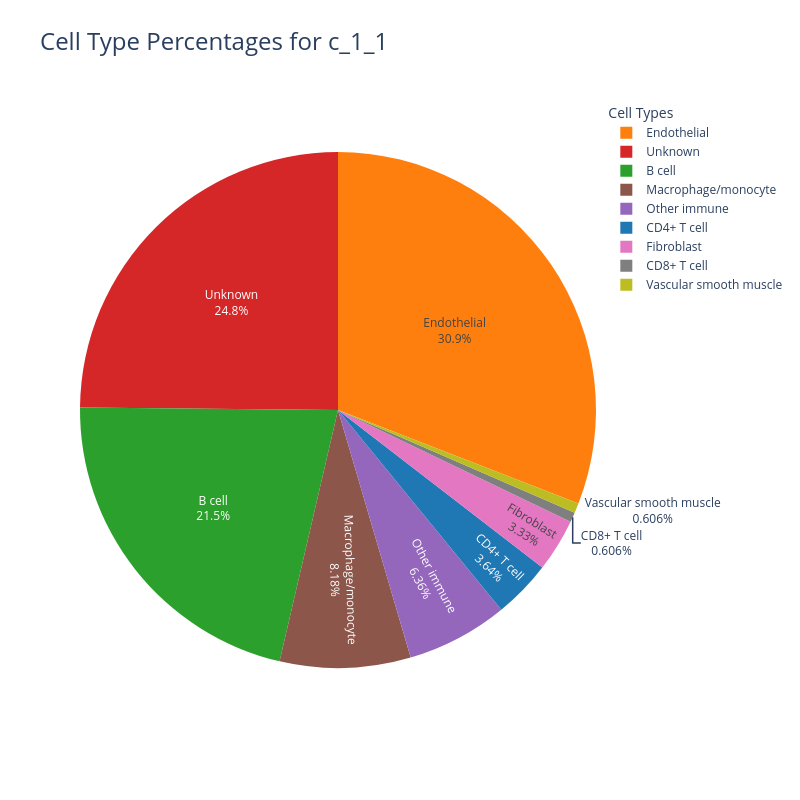
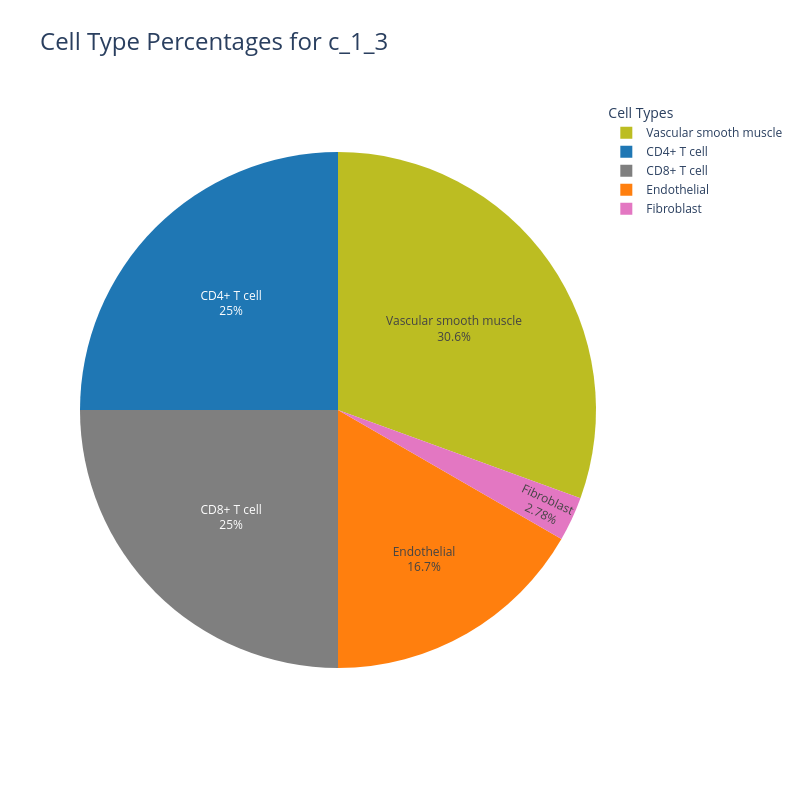
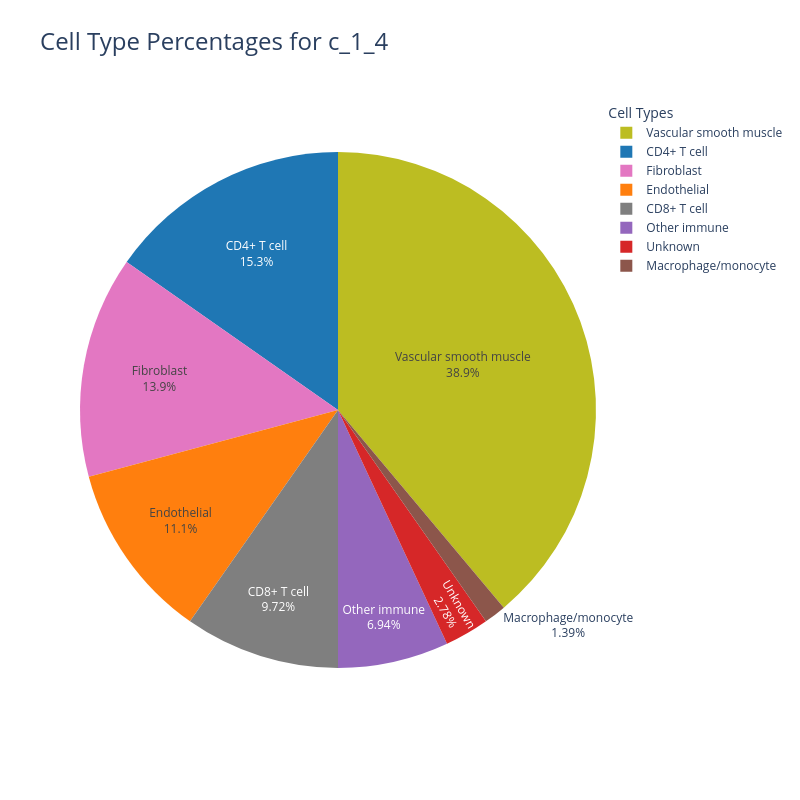
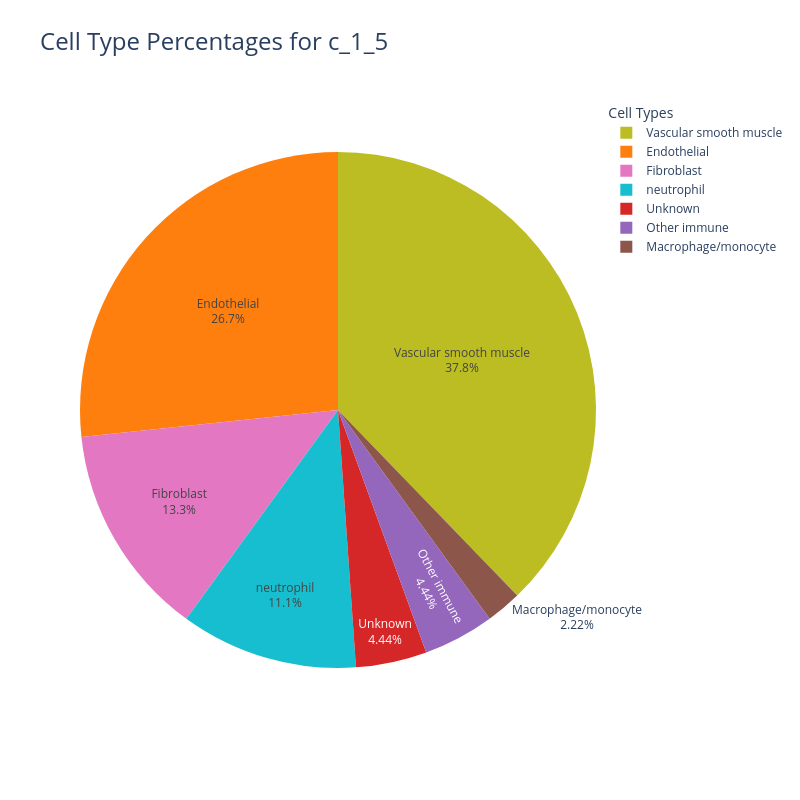

The cell these charts' notebook holds for them, in order:
### Code cell
import my_functions

# Initialize an empty DataFrame to collect all percentage rows
all_percentages = pd.DataFrame()
all_total_counts = pd.DataFrame()

for i in range(1,2):
    for j in range(1,26):

        # check to make sure PMNs are present, skips if not present to prevent errors
        pmn_count=my_functions.pmn_counter(adata, f"c_{i}_{j}_")["PMN Count"]
        if pmn_count<1:
            continue

        # Calculate cell counts and percentages
        results = my_functions.average_cell_counts(adata, i, j, "n_neighboors")

        # Append the percentage row to the overall DataFrame
        all_percentages = pd.concat([all_percentages, results["Cell Type Percentages"]])
        all_total_counts = pd.concat([all_total_counts, results["Total Cell Counts"]])

        # Replaces Nans with 0 to pererve the numerical type of the matrix
        all_percentages.fillna(0, inplace=True)
        all_total_counts.fillna(0, inplace=True)

        my_functions.plot_cell_type_pie(f"c_{i}_{j}",all_percentages)

display(all_percentages)
display(all_total_counts)

### Figure 1 — Plotly figure (JSON) as saved in the notebook; plotly's stock layout.template omitted (floating-point values rounded to 4 significant figures)
{"data": [{"customdata": [["CD4+ T cell"], ["Endothelial"], ["B cell"], ["Unknown"], ["Other immune"], ["Macrophage/monocyte"], ["Fibroblast"], ["CD8+ T cell"], ["Vascular smooth muscle"]], "domain": {"x": [0, 1], "y": [0, 1]}, "hole": 0, "hovertemplate": "Cell Type=%{customdata[0]}<br>Percentage=%{value}<extra></extra>", "labels": ["CD4+ T cell", "Endothelial", "B cell", "Unknown", "Other immune", "Macrophage/monocyte", "Fibroblast", "CD8+ T cell", "Vascular smooth muscle"], "legendgroup": "", "marker": {"colors": ["#1f77b4", "#ff7f0e", "#2ca02c", "#d62728", "#9467bd", "#8c564b", "#e377c2", "#7f7f7f", "#bcbd22"]}, "name": "", "showlegend": true, "textinfo": "percent+label", "type": "pie", "values": [3.636, 30.91, 21.52, 24.85, 6.364, 8.182, 3.333, 0.6061, 0.6061]}], "layout": {"height": 800, "legend": {"title": {"text": "Cell Types"}, "tracegroupgap": 0}, "title": {"font": {"size": 24}, "text": "Cell Type Percentages for c_1_1"}, "width": 800}}

### Figure 2 — Plotly figure (JSON) as saved in the notebook; plotly's stock layout.template omitted (floating-point values rounded to 4 significant figures)
{"data": [{"customdata": [["CD4+ T cell"], ["Endothelial"], ["Fibroblast"], ["CD8+ T cell"], ["Vascular smooth muscle"]], "domain": {"x": [0, 1], "y": [0, 1]}, "hole": 0, "hovertemplate": "Cell Type=%{customdata[0]}<br>Percentage=%{value}<extra></extra>", "labels": ["CD4+ T cell", "Endothelial", "Fibroblast", "CD8+ T cell", "Vascular smooth muscle"], "legendgroup": "", "marker": {"colors": ["#1f77b4", "#ff7f0e", "#e377c2", "#7f7f7f", "#bcbd22"]}, "name": "", "showlegend": true, "textinfo": "percent+label", "type": "pie", "values": [25, 16.67, 2.778, 25, 30.56]}], "layout": {"height": 800, "legend": {"title": {"text": "Cell Types"}, "tracegroupgap": 0}, "title": {"font": {"size": 24}, "text": "Cell Type Percentages for c_1_3"}, "width": 800}}

### Figure 3 — Plotly figure (JSON) as saved in the notebook; plotly's stock layout.template omitted (floating-point values rounded to 4 significant figures)
{"data": [{"customdata": [["CD4+ T cell"], ["Endothelial"], ["Unknown"], ["Other immune"], ["Macrophage/monocyte"], ["Fibroblast"], ["CD8+ T cell"], ["Vascular smooth muscle"]], "domain": {"x": [0, 1], "y": [0, 1]}, "hole": 0, "hovertemplate": "Cell Type=%{customdata[0]}<br>Percentage=%{value}<extra></extra>", "labels": ["CD4+ T cell", "Endothelial", "Unknown", "Other immune", "Macrophage/monocyte", "Fibroblast", "CD8+ T cell", "Vascular smooth muscle"], "legendgroup": "", "marker": {"colors": ["#1f77b4", "#ff7f0e", "#d62728", "#9467bd", "#8c564b", "#e377c2", "#7f7f7f", "#bcbd22"]}, "name": "", "showlegend": true, "textinfo": "percent+label", "type": "pie", "values": [15.28, 11.11, 2.778, 6.944, 1.389, 13.89, 9.722, 38.89]}], "layout": {"height": 800, "legend": {"title": {"text": "Cell Types"}, "tracegroupgap": 0}, "title": {"font": {"size": 24}, "text": "Cell Type Percentages for c_1_4"}, "width": 800}}

### Figure 4 — Plotly figure (JSON) as saved in the notebook; plotly's stock layout.template omitted (floating-point values rounded to 4 significant figures)
{"data": [{"customdata": [["Endothelial"], ["Unknown"], ["Other immune"], ["Macrophage/monocyte"], ["Fibroblast"], ["Vascular smooth muscle"], ["neutrophil"]], "domain": {"x": [0, 1], "y": [0, 1]}, "hole": 0, "hovertemplate": "Cell Type=%{customdata[0]}<br>Percentage=%{value}<extra></extra>", "labels": ["Endothelial", "Unknown", "Other immune", "Macrophage/monocyte", "Fibroblast", "Vascular smooth muscle", "neutrophil"], "legendgroup": "", "marker": {"colors": ["#ff7f0e", "#d62728", "#9467bd", "#8c564b", "#e377c2", "#bcbd22", "#17becf"]}, "name": "", "showlegend": true, "textinfo": "percent+label", "type": "pie", "values": [26.67, 4.444, 4.444, 2.222, 13.33, 37.78, 11.11]}], "layout": {"height": 800, "legend": {"title": {"text": "Cell Types"}, "tracegroupgap": 0}, "title": {"font": {"size": 24}, "text": "Cell Type Percentages for c_1_5"}, "width": 800}}
